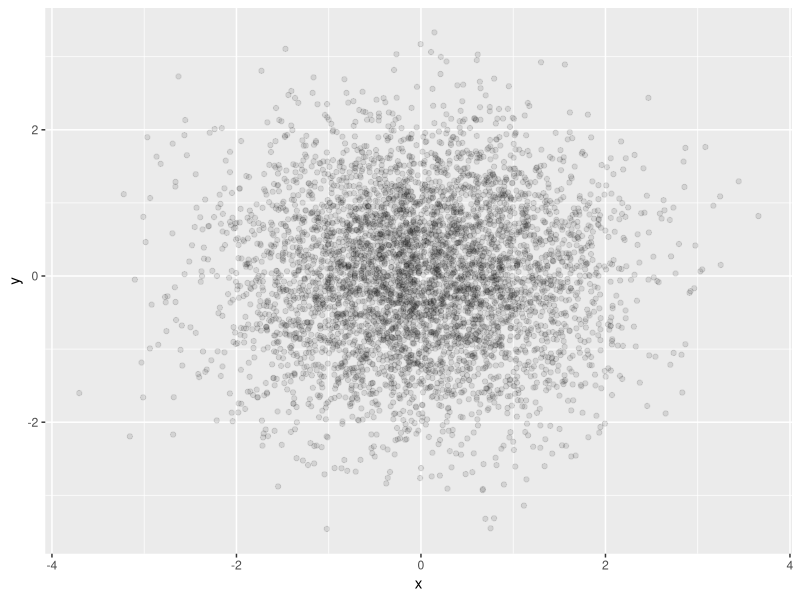
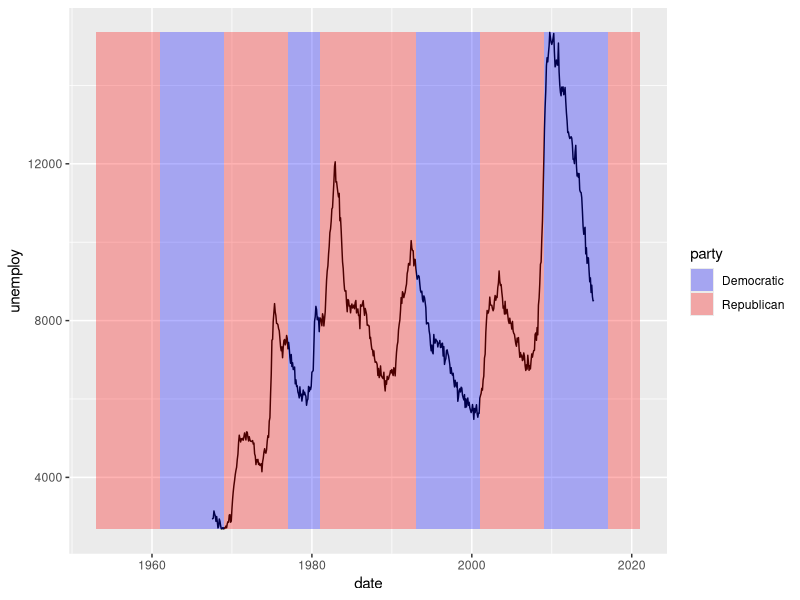

These figures' R source, in order:
## ---- chunk 1
library(ggplot2)
## ---- chunk 2
df <- data.frame(x = rnorm(5000), y = rnorm(5000))
ggplot(df, aes(x,y)) + geom_point(alpha = 1/10)
## ---- chunk 3
b <- ggplot(economics, aes(x = date, y = unemploy))
j <- b + geom_line()
# j # uncomment to display basic plot
yrng <- range(economics$unemploy)
j <- j + geom_rect(aes(NULL, NULL, xmin = start, xmax = end, fill = party),
ymin = yrng[1], ymax = yrng[2], data = presidential)
# j
library(scales) # to access the alpha function
j + scale_fill_manual(values = alpha(c("blue", "red"), .3))
